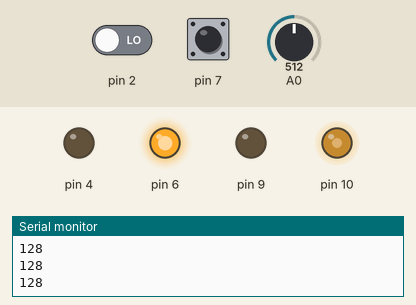
The sketch below on a simulated Arduino Uno, built with avr-gcc and run on an emulated ATmega328P. On the bench: output pins drawn as LEDs (lit = HIGH), the last lines printed to the serial monitor. The inputs (shaded band) are chosen by the test bench; at power-on: pin 7 HIGH, A0 = 512, pin 2 LOW.

Above: at 1.2 s.
1.3 s: pin 7 pulled LOW for 0.15 s
3.8 s: A0 set to 716
At 4.1 s:
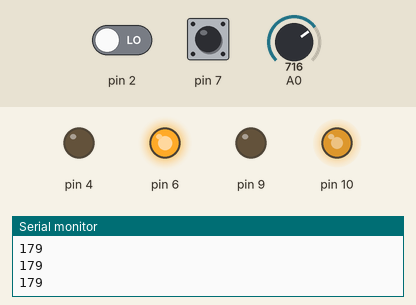
5.3 s: A0 set to 900
At 6.5 s:
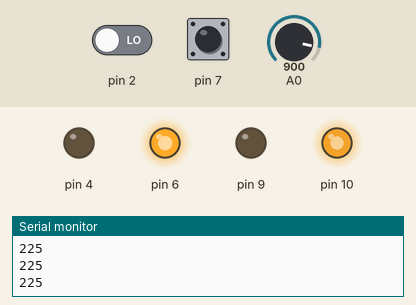
6.8 s: A0 set to 140
At 7.6 s:
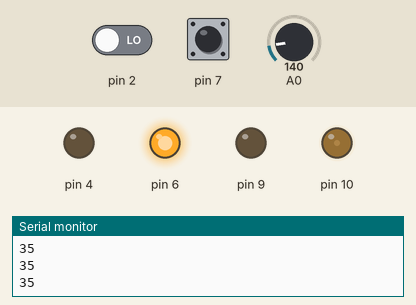
8.3 s: A0 set to 0
At 8.7 s:
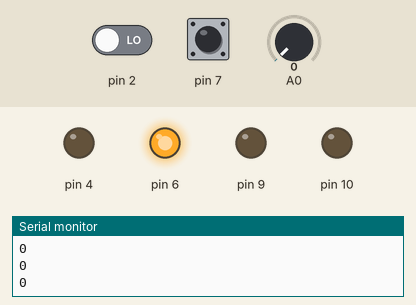
Timing chart, 0 to 10.8 s (numbered marks = the images above; inputs shaded):
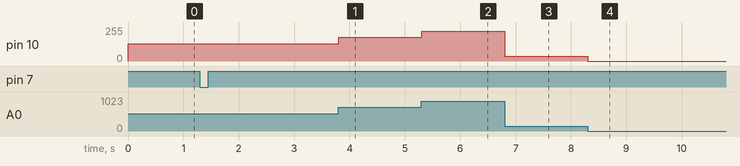

The sketch:

cruise5.ino
```cpp
void setup() {
    pinMode(7, INPUT_PULLUP);
    pinMode(6, OUTPUT);

    pinMode(10, OUTPUT);            //모터
    pinMode(9,OUTPUT);            //모터

    pinMode(4,OUTPUT);            //리셋핀
    digitalWrite(4, LOW);

    pinMode(2, INPUT);

    digitalWrite(6, HIGH);
    digitalWrite(9, LOW); // 모터 앞으로

    Serial.begin(9600);
}

void loop() {
    if(digitalRead(7) == LOW) {
        digitalWrite(6, HIGH);
        float dis = pulseIn(2, HIGH);
        dis = dis / 10;

        float calc = 0;

        if(dis < 10) {
          motor(0);
        } else if(dis == 0) {
            motor(0);
        } else if(dis > 150) {
            manualMode();
        } else if(dis > 20) {
            calc = 30 * log(dis - 20) + 80;
            constrain(calc, 0, 255);
            motor(calc);
        } else {
            calc = -1 * 30 * log(20 - dis) - 80;
            constrain(calc, 0, 255);
            motor(calc);
        }

        Serial.print(dis);
        Serial.print("   ");
        Serial.println(calc);
    } else {
      manualMode();
    }
}

void manualMode() {
    int value = analogRead(A0);
    int cc = constrain(value / 4, -255, 255);

    Serial.println(cc);
    motor(cc);
}

void motor(int vel) {
  if(vel > 0){
    digitalWrite(9,0);
    analogWrite(10, vel);
  } else {
    digitalWrite(9,0);
    analogWrite(10, 0);
  }
}
```

Measured:
- after the input at 3.8 s, pin 10: 128/255 → 179/255 at once
- after the input at 5.3 s, pin 10: 179/255 → 225/255 at once
- after the input at 6.8 s, pin 10: 225/255 → 35/255 at once
- after the input at 8.3 s, pin 10: 35/255 → 0/255 at once
